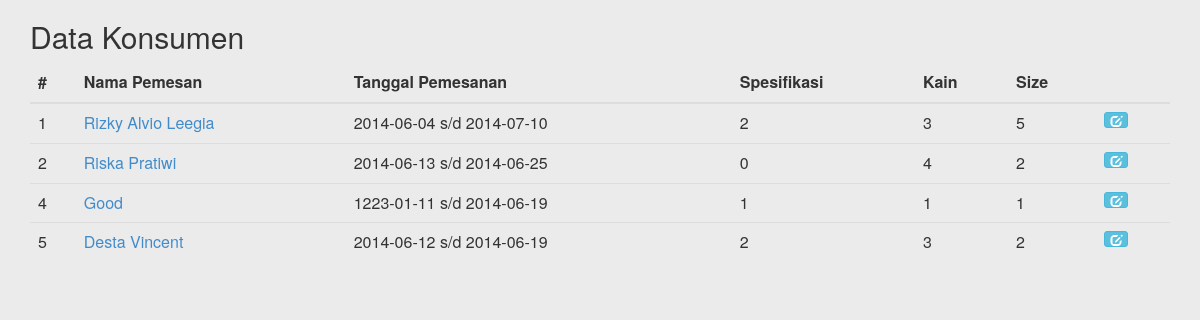
/page/produksi/konsumen.php, run on an earlier commit of the app's database.
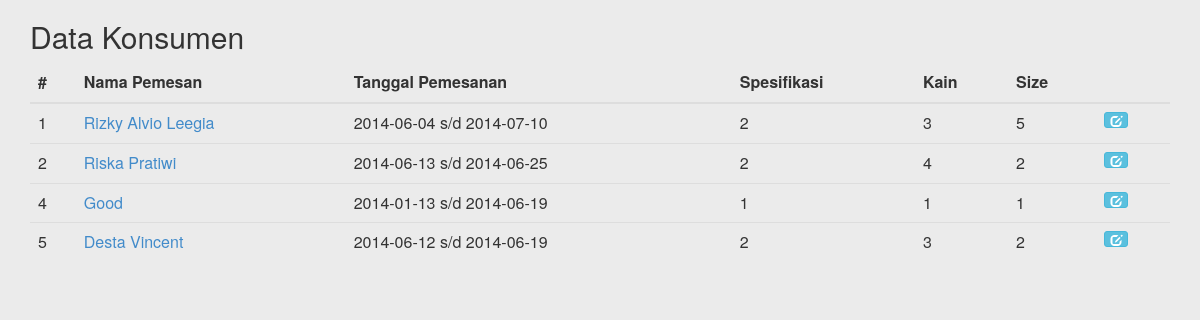
And on a later commit of the database.
### tables this page shows
CREATE TABLE IF NOT EXISTS `produksi` (
  `id_produksi` int(11) NOT NULL AUTO_INCREMENT,
  `id_jenis_barang` int(11) NOT NULL,
  `nama` varchar(50) NOT NULL,
  `status` tinyint(4) NOT NULL,
  `tanggal_pemesanan` date NOT NULL,
  `tanggal_selesai` date NOT NULL,
  `deskripsi` text NOT NULL,
  `gambar` varchar(255) NOT NULL,
  PRIMARY KEY (`id_produksi`)
);

### page/produksi/konsumen.php (the view, shortened to what this page needs)
<html>
<head>
	<link rel="stylesheet" type="text/css" href="/aplikasi_garment/css/bootstrap.min.css">
    <link rel="stylesheet" type="text/css" href="/aplikasi_garment/css/style.css">
</head>
<body>
<div class="container">
	<div class="col-md=12">
		<h2>Data Konsumen</h2>
		<table class="table table-stripped" id="table_data">
		<thead>
			<tr>
				<th>#</th>
				<th>Nama Pemesan</th>
				<th>Tanggal Pemesanan</th>
				<th>Spesifikasi</th>
				<th>Kain</th>
				<th>Size</th>
				<th></th>
		</tr>
	</thead>
	<tbody>
		<?php
		$result = mysql_query("SELECT * FROM produksi");
		while($row = mysql_fetch_array( $result )) {
			echo "<tr>";
			echo "	<td>".$row['id_produksi']."</td>";
			echo "	<td><a href='view.php?id=".$row['id_produksi']."'>".$row['nama']."</a></td>";
			echo "	<td>".$row['tanggal_pemesanan']." s/d " .$row['tanggal_selesai']."</td>";
			$spesifikasi = mysql_query("SELECT COUNT(*) FROM produksi_spesifikasi WHERE id_produksi=".$row['id_produksi']);
			$kain = mysql_query("SELECT COUNT(*) FROM produksi_warna WHERE id_produksi=".$row['id_produksi']);
			$size = mysql_query("SELECT COUNT(*) FROM produksi_size WHERE id_produksi=".$row['id_produksi']);
			echo "	<td>".mysql_result($spesifikasi,0)."</td>";
			echo "	<td>".mysql_result($kain,0)."</td>";
			echo "	<td>".mysql_result($size,0)."</td>";
			echo "	<td><a class='btn btn-mini btn-info btn-xs' title='Edit' href='edit.php?id=".$row['id_produksi']."''><i class='glyphicon glyphicon-edit'></i></button>";
			echo "</tr>";
		}
		?>
	</tbody>
		</table>
	</div>
</div>
</body>
</html>

What changed in the data, as far as the page shows it:
changed produksi "Riska Pratiwi": spesifikasi "0" → "2"
changed produksi "Good": tanggal_pemesanan "1223-01-11" → "2014-01-13"
